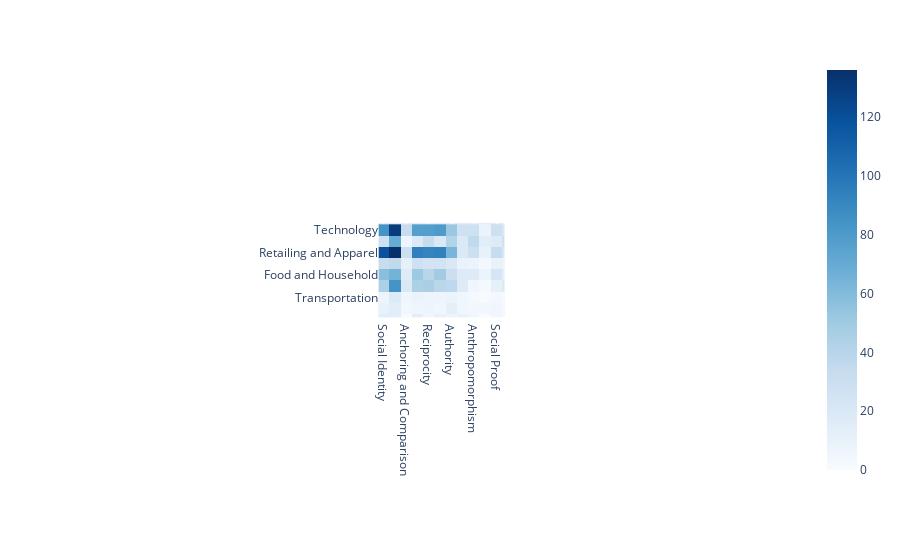

The code cell stored with this chart in its notebook:
### Code cell
df_sectors_pers = pd.DataFrame.from_dict(df_sectors_pers).T
fig = px.imshow(df_sectors_pers, color_continuous_scale=px.colors.sequential.Blues)
fig.show()
# plotly.offline.plot({"data": fig}, filename = "Sector vs Strategies.html")

### Figure 1 — Plotly figure (JSON) as saved in the notebook; plotly's stock layout.template omitted (floating-point values rounded to 4 significant figures)
{"data": [{"coloraxis": "coloraxis", "hovertemplate": "x: %{x}<br>y: %{y}<br>color: %{z}<extra></extra>", "name": "0", "type": "heatmap", "x": ["Social Identity", "Concreteness", "Anchoring and Comparison", "Overcoming Reactance", "Reciprocity", "Foot in the Door", "Authority", "Social Impact", "Anthropomorphism", "Scarcity", "Social Proof", "Unclear"], "xaxis": "x", "y": ["Technology", "Media", "Retailing and Apparel", "Finance", "Food and Household", "Wholesalers, Industrials and Energy", "Transportation", "Aerospace and Defence", "Healthcare"], "yaxis": "y", "z": [[84, 130, 33, 77, 78, 80, 52, 28, 28, 9, 29, 21], [28, 70, 7, 19, 33, 19, 42, 19, 36, 15, 17, 28], [119, 136, 30, 95, 92, 94, 64, 19, 29, 11, 33, 21], [33, 36, 12, 28, 25, 25, 20, 10, 8, 3, 10, 8], [58, 65, 17, 51, 40, 49, 30, 18, 17, 8, 23, 14], [45, 84, 20, 45, 46, 39, 37, 17, 5, 2, 12, 19], [7, 18, 6, 9, 7, 7, 8, 5, 2, 1, 3, 1], [10, 15, 4, 6, 7, 5, 13, 5, 4, 4, 5, 3], [15, 15, 1, 14, 5, 11, 7, 10, 5, 0, 5, 1]]}], "layout": {"autosize": true, "coloraxis": {"colorscale": [[0, "rgb(247,251,255)"], [0.125, "rgb(222,235,247)"], [0.25, "rgb(198,219,239)"], [0.375, "rgb(158,202,225)"], [0.5, "rgb(107,174,214)"], [0.625, "rgb(66,146,198)"], [0.75, "rgb(33,113,181)"], [0.875, "rgb(8,81,156)"], [1, "rgb(8,48,107)"]]}, "dragmode": "pan", "margin": {"t": 60}, "xaxis": {"anchor": "y", "autorange": false, "constrain": "domain", "domain": [0.4131, 0.5869], "range": [-0.4533, 10.7], "scaleanchor": "y", "type": "category"}, "yaxis": {"anchor": "x", "autorange": false, "constrain": "domain", "domain": [0.004202, 0.9958], "range": [7.731, -0.6302], "type": "category"}}}
